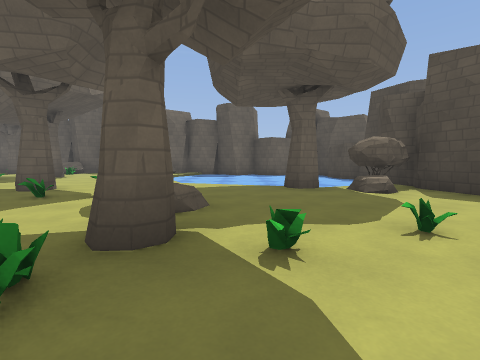
View 1 (above)

20 first-person views from a walk through a 3-D level made in the Godot game engine. The camera is 1.2 m above the floor, tilts 4° down and sees 85° across. The floor is counted in squares, 2 m on a side. Each view is taken from the middle of a square. On the plan, view 1 faces up. The plan holds only what a view shows up to about 9 squares ahead; the rest is blank. Some surface patterns are stand-ins.

View 2
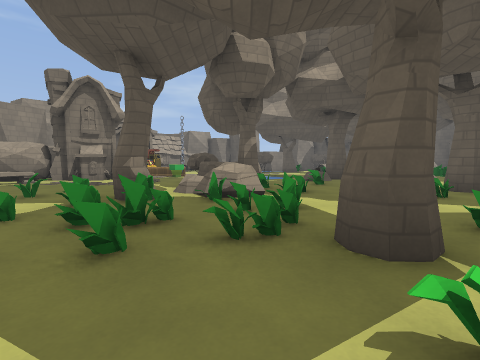

View 3
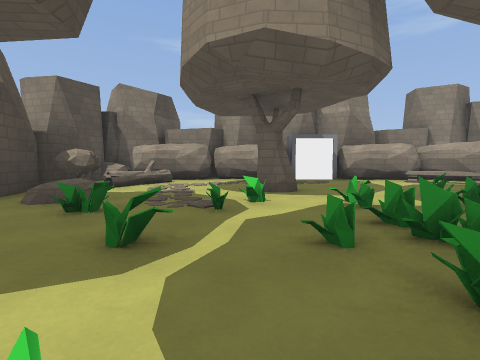

View 4
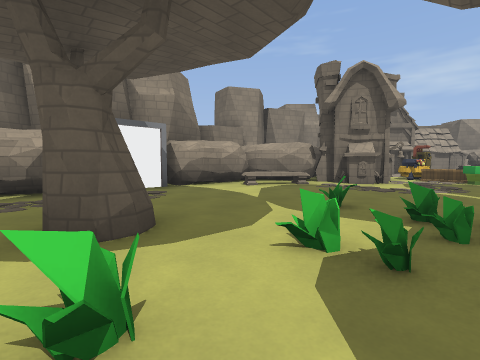

View 5
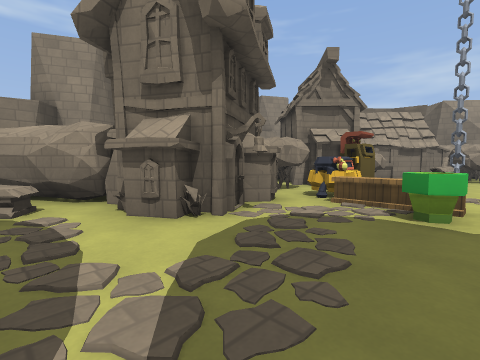

View 6
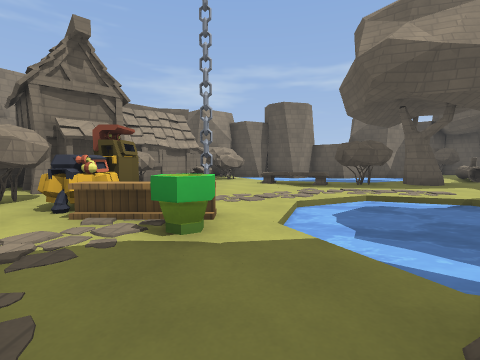

View 7
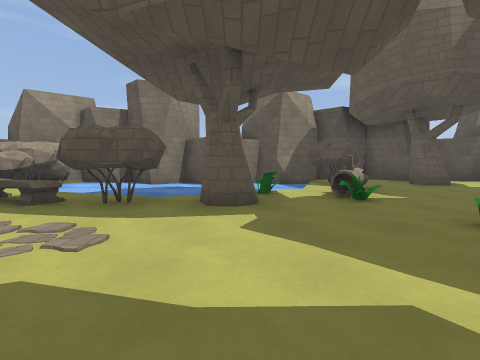

View 8
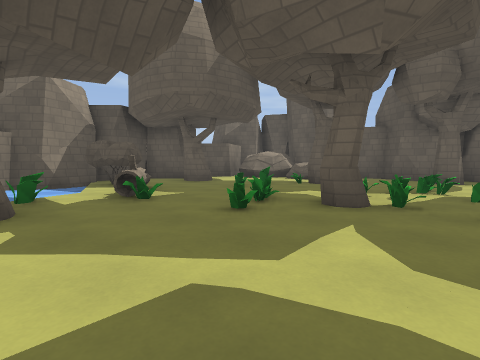

View 9
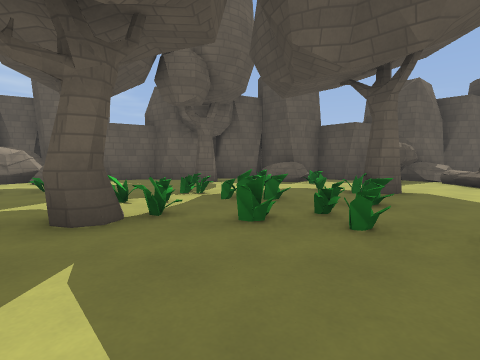

View 10
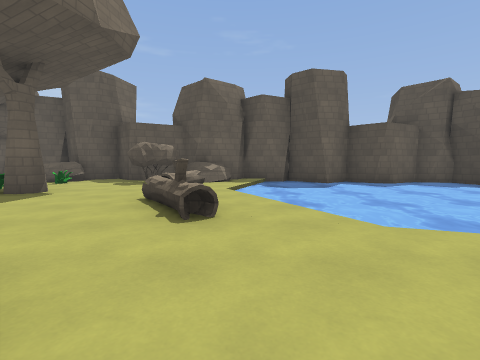

View 11
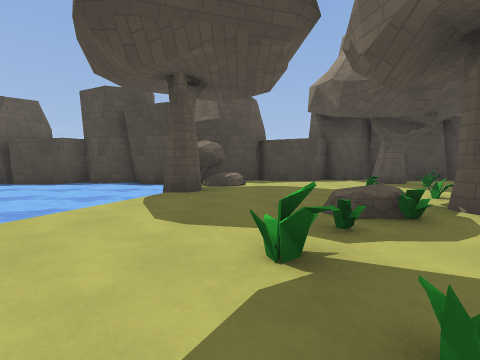

View 12
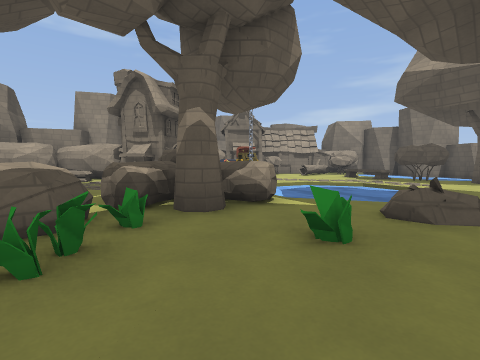

View 13
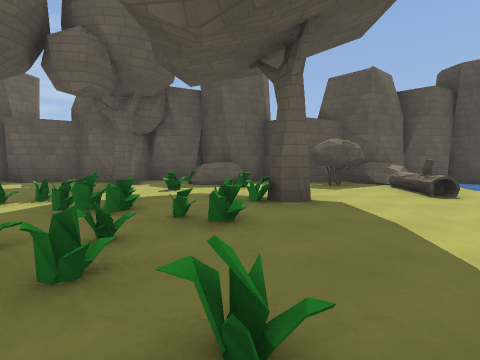

View 14
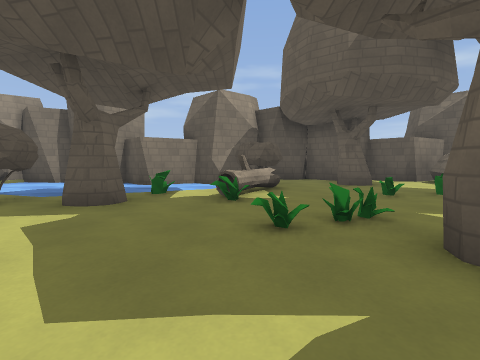

View 15
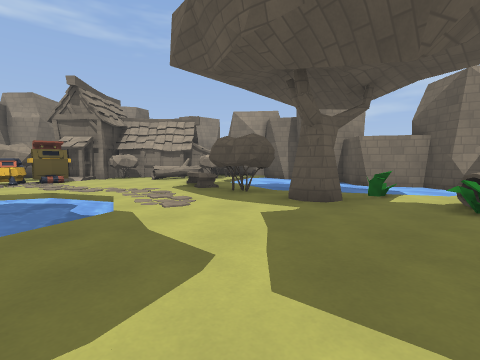

View 16
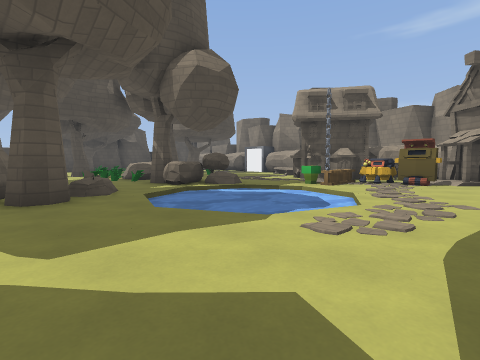

View 17
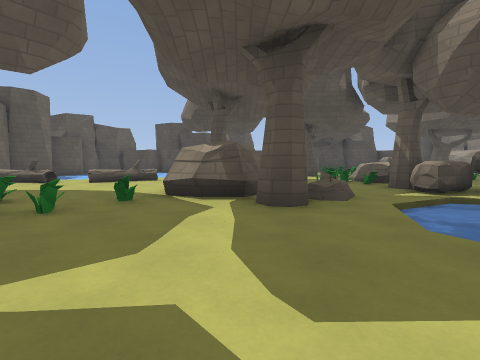

View 18
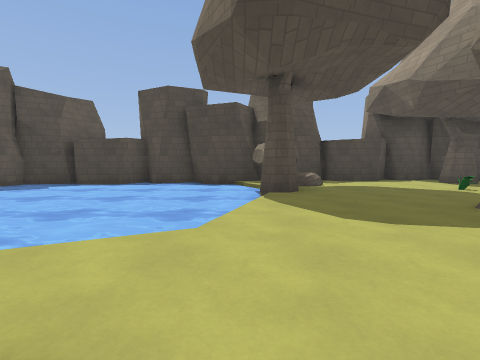

View 19
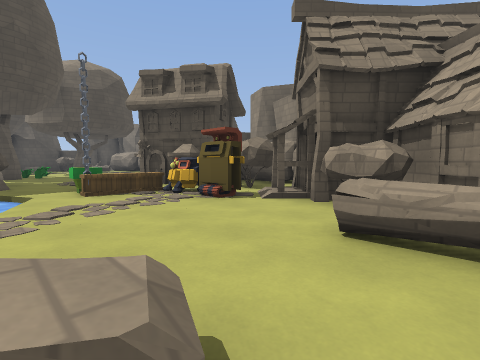

View 20
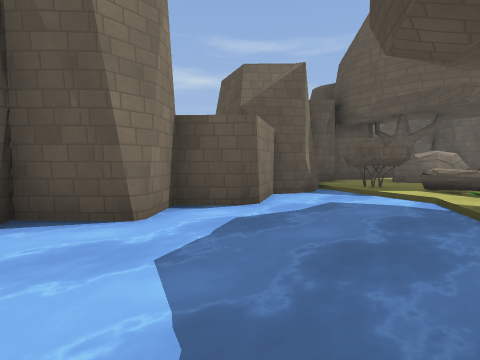

### Floor plan
Key: @ floor where view 1 was taken; # wall or solid block; x gap in a wall; . main floor; : floor 0.25 m higher than the main floor; + floor 0.75 m higher than the main floor; = window, fence, low wall or low ledge; ~ water the walk can cross; ≈ water the walk keeps out of; ^ raised ledge; B bush; H house; L log; C cup; E beam; P pumpkin; O other object.
Columns run from 19 left of view 1 to 5 right of it. Each row starts with its distance up from view 1.
 15         ###       ##
 14   #######.#######~~#####
 13  ###^...#.^^.BB^.~~~~~~~
 12  ##.^........B.L.~~~~~~≈
 11 ##...#.........L~~~~~~~≈
 10 #...........#....~~~~~~~#
  9 #x#............L.~~~~~~~#
  8 #......#.......L..~~~~~~#
  7 #.BL...............~~~~##
  6 #~BLL.......# .#....#.B#
  5 ≈≈~~O.......##........B#
  4 #~~~≈#.....#......=....##
  3 ##~~~B...~~.O.....:....##
  2 #~~~~B..~~~~......#.....#
  1 ≈≈~~~+..~~~~B#.^......#.#
  0 #~~~.=..~~~.BBB^...@....#
 -1 #~~B......C.....#......##
 -2 ##BBLL...E#...........=#
 -3  ###...##PHHH..........#
 -4    ##B##BBHHH.........BB
 -5       ##BBHH#=.......LL#
 -6       #########..... ####
 -7              ###OO###
 -8                  O

Positions as (right, up) in squares from view 1, and headings:
1: (0, 0), facing up
2: (1, 1), facing left
3: (0, 2), facing down
4: (0, -1), facing down-left
5: (-6, -1), facing down-left
6: (-7, -1), facing left
7: (-10, 4), facing left
8: (-10, 4), facing up-left
9: (-10, 5), facing up
10: (-3, 5), facing up
11: (-4, 5), facing right
12: (-4, 4), facing down-left
13: (-8, 6), facing up
14: (-10, 6), facing left
15: (-10, 6), facing down-left
16: (-13, 5), facing down-right
17: (-12, 5), facing right
18: (-4, 7), facing right
19: (-15, 0), facing down-right
20: (-15, 0), facing up-left
